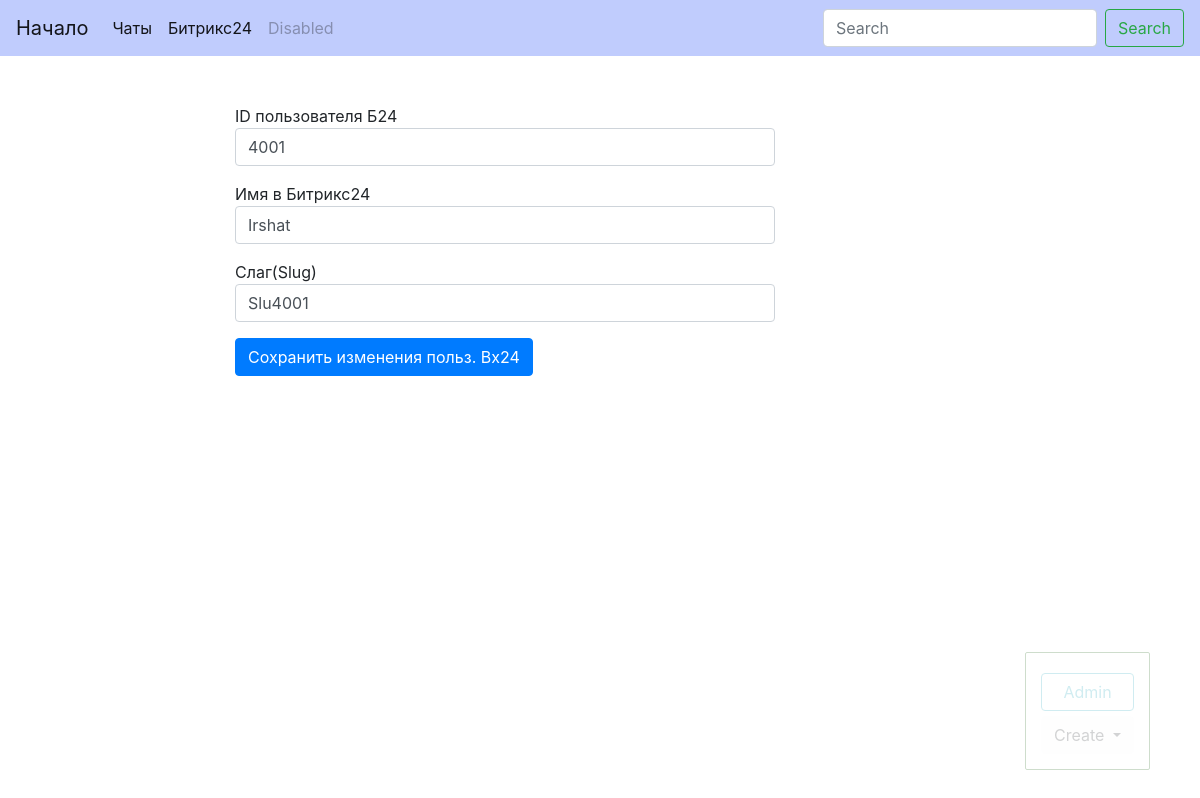
/bitr24/bitr/slu4001/update/ (signed in), run on an earlier commit of the app's database.
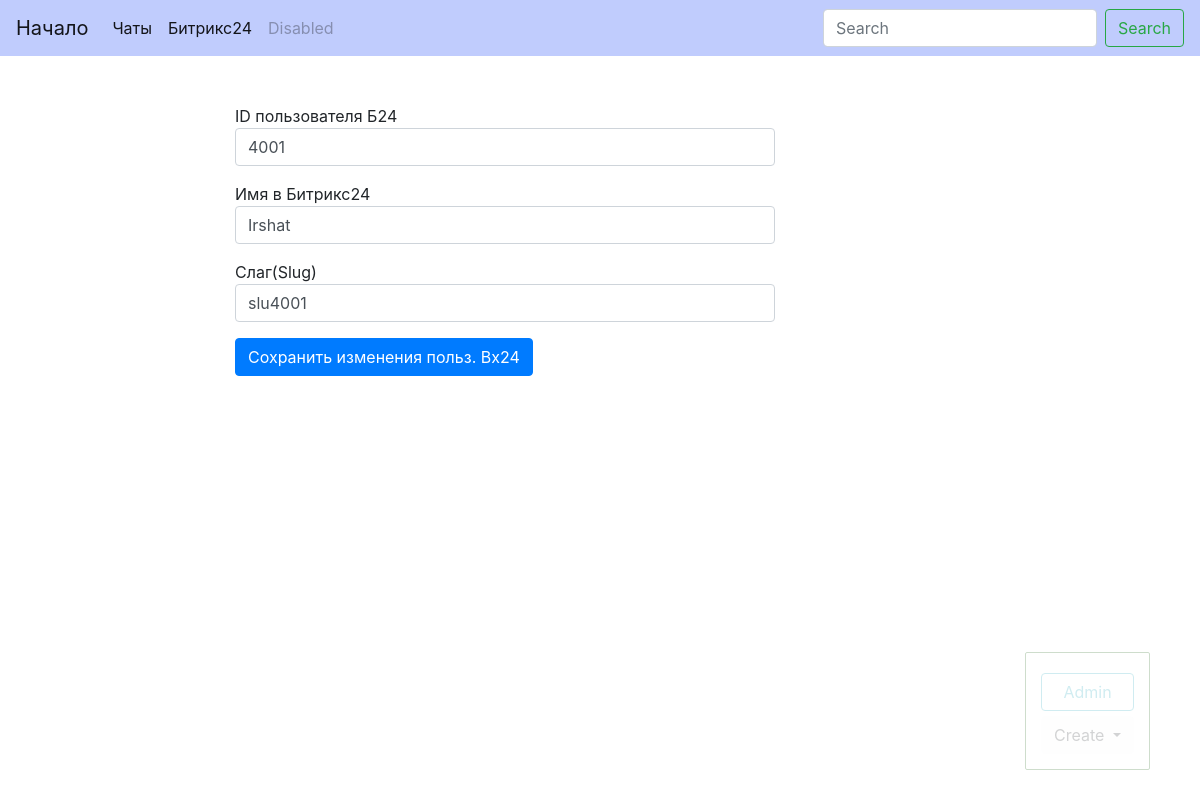
And on a later commit of the database.
### bitr24/models.py (models this page shows, shortened)
class Bitr(models.Model):
    bx24_id = models.IntegerField(default=0, verbose_name='ID пользователя Б24', unique=True)
    bx24_name = models.CharField(default='', max_length=100, verbose_name='Имя в Битрикс24', db_index=True)
    slug = models.SlugField(max_length=100, unique=True, verbose_name='Слаг(Slug)')
    access_token = models.CharField(max_length=150, null=True, blank=True, verbose_name='Токен доступа Б24')
    refresh_token = models.CharField(max_length=150, null=True, blank=True, verbose_name='Токен обновления Б24')
    date_bx24 = models.DateTimeField(auto_now_add=True, db_index=True, verbose_name='Дата подкл. к Б24')
    def get_update_url(self):
        return reverse('bitr_update_url', kwargs={'slug': self.slug})
    class Meta:
        verbose_name_plural = 'Данные Б24'
        verbose_name = 'Данные Б24'
        ordering = ['-date_bx24']

### bitr24/views.py (the view)
# urls.py: path('bitr/<str:slug>/update/', BitrUpdate.as_view(), name='bitr_update_url'),
class BitrUpdate(LoginRequiredMixin, ObjectUpdateMixin, View):
    model = Bitr
    model_form = BitrForm
    template = 'bitr24/bitr_update_form.html'
    raise_exception = True

### bitr24/forms.py (shortened to what this page needs)
class BitrForm(forms.ModelForm):
    class Meta:
        model = Bitr
        fields = ['bx24_id', 'bx24_name', 'slug']
        widgets = {
            'bx24_id': forms.TextInput(attrs={'class': 'form-control'}),
            'bx24_name': forms.TextInput(attrs={'class': 'form-control'}),
            'slug': forms.TextInput(attrs={'class': 'form-control'}),
        }

### bitr24/utils.py (called while the page is built)
    def get(self, request, slug):
        obj = self.model.objects.get(slug__iexact=slug)
        bound_form = self.model_form(instance=obj)
        return render(request, self.template, context={'form': bound_form, self.model.__name__.lower(): obj})

### bitr24/templates/bitr24/bitr_update_form.html (shortened to what this page needs)
{% extends 'bitr24/base_bitr24.html' %}
{% block content %}
    <form action="{{ bitr.get_update_url }}" method="post">
        {% for field in form %}
            <div class="form-group">
                {{ field.label }}
                {{ field }}
            </div>
        {% endfor %}
        <button type="submit" class="btn btn-primary">Сохранить изменения польз. Bx24</button>
    </form>
{% endblock %}

What changed in the data, as far as the page shows it:
changed Bitr "Irshat": slug "Slu4001" → "slu4001"
